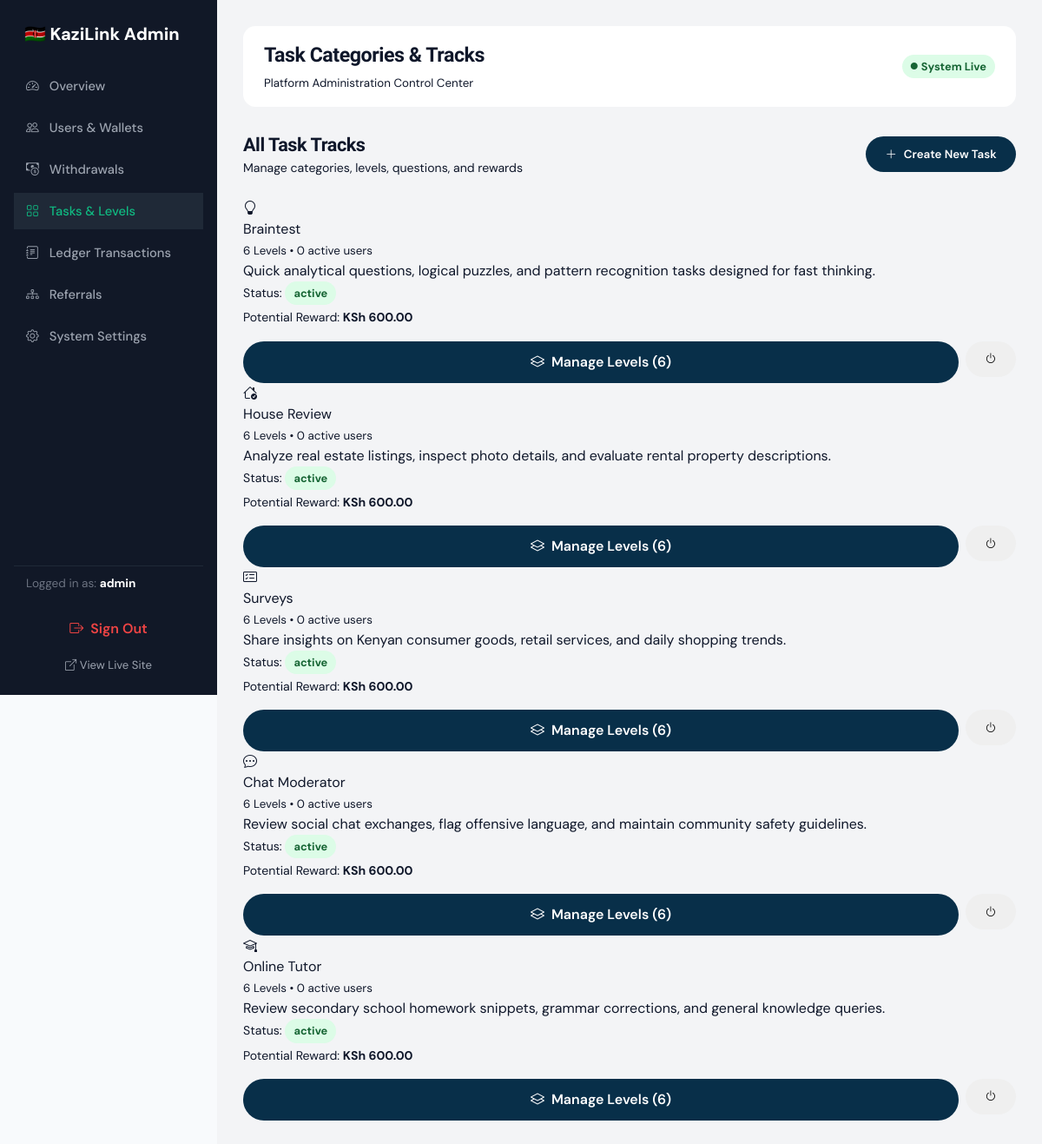
The page /admin/jobs.php (signed in) on the database its author committed.
### tables this page shows
CREATE TABLE `tasks` (
  `id` INT UNSIGNED AUTO_INCREMENT PRIMARY KEY,
  `name` VARCHAR(100) NOT NULL,
  `slug` VARCHAR(100) NOT NULL UNIQUE,
  `description` TEXT NOT NULL,
  `icon` VARCHAR(50) NOT NULL DEFAULT 'bi-clipboard-check',
  `status` ENUM('active', 'inactive') NOT NULL DEFAULT 'active',
  `order_index` INT NOT NULL DEFAULT 0,
  `created_at` DATETIME NOT NULL DEFAULT CURRENT_TIMESTAMP
);

### includes/admin-auth.php (called while the page is built, shortened)
<?php
require_once __DIR__ . '/functions.php';
function isAdminLoggedIn(): bool {
    return !empty($_SESSION['admin_id']);
}
function getLoggedInAdmin(): ?array {
    static $currentAdmin = null;
    if ($currentAdmin === null) {
        $db = getDB();
        $stmt = $db->prepare("SELECT id, username, email, role, status FROM admins WHERE id = ?");
        $stmt->execute([$_SESSION['admin_id']]);
        $admin = $stmt->fetch();
        $currentAdmin = $admin;
    }
    return $currentAdmin;
}
function requireAdminAuth(): void {
    $admin = getLoggedInAdmin();
}

### includes/functions.php (called while the page is built, shortened)
<?php
function getSetting(string $key, $default = null): ?string {
    static $settingsCache = null;
    $db = getDB();
    if ($settingsCache === null) {
        $stmt = $db->query("SELECT setting_key, setting_value FROM settings");
        $settingsCache = [];
        while ($row = $stmt->fetch()) {
            $settingsCache[$row['setting_key']] = $row['setting_value'];
        }
    }
    return $settingsCache[$key] ?? $default;
}
function formatCurrency($amount): string {
    $symbol = getSetting('currency_symbol', 'KSh');
    return $symbol . ' ' . number_format((float)$amount, 2);
}
function e(?string $string): string {
    return htmlspecialchars($string ?? '', ENT_QUOTES, 'UTF-8');
}

### admin/jobs.php (the view, shortened to what this page needs)
<?php
require_once __DIR__ . '/../includes/admin-auth.php';
requireAdminAuth();
$db = getDB();
$sql = "
    SELECT t.*,
           COUNT(l.id) as total_levels,
           SUM(l.reward) as total_rewards,
           (SELECT COUNT(*) FROM user_task_progress utp WHERE utp.task_id = t.id) as active_students
    FROM tasks t
    LEFT JOIN levels l ON t.id = l.task_id
    GROUP BY t.id
    ORDER BY t.order_index ASC, t.id ASC
";
$tasks = $db->query($sql)->fetchAll();
$adminTitle = "Task Categories & Tracks";
require_once __DIR__ . '/includes/admin-header.php';
?>
<div style="display: flex; justify-content: space-between; align-items: center; margin-bottom: 24px;">
  <div>
    <h2 style="font-size: 1.35rem; font-weight: 700; color: var(--dark);">All Task Tracks</h2>
    <p style="color: var(--text-muted); font-size: 0.88rem;">Manage categories, levels, questions, and rewards</p>
  </div>
  <button type="button" class="btn btn-primary btn-sm" onclick="openModal('createTaskModal');">
    <i class="bi bi-plus-lg"></i> Create New Task
  </button>
</div>
<div class="tasks-grid">
  <?php foreach ($tasks as $t): ?>
  <div class="task-card">
    <div>
      <div class="task-card-header">
        <div class="task-icon"><i class="bi <?= e($t['icon']) ?>"></i></div>
        <div>
          <div class="task-name"><?= e($t['name']) ?></div>
          <small style="color: var(--text-muted);"><?= (int)$t['total_levels'] ?> Levels &bull; <?= (int)$t['active_students'] ?> active users</small>
        </div>
      </div>
      <p class="task-desc"><?= e($t['description']) ?></p>
      <div style="margin-bottom: 16px; font-size: 0.88rem;">
        <div>Status:
          <span class="badge badge-<?= $t['status'] === 'active' ? 'success' : 'secondary' ?>">
            <?= e($t['status']) ?>
          </span>
        </div>
        <div style="margin-top: 4px;">Potential Reward: <strong><?= formatCurrency($t['total_rewards'] ?? 0) ?></strong></div>
      </div>
    </div>
    <div>
      <div style="display: flex; gap: 8px;">
        <a href="<?= BASE_URL ?>/admin/levels.php?task_id=<?= $t['id'] ?>" class="btn btn-primary btn-block btn-sm">
          <i class="bi bi-layers"></i> Manage Levels (<?= (int)$t['total_levels'] ?>)
        </a>
        <form method="POST" action="" style="display: inline;">
          <button type="submit" class="btn btn-outline btn-sm" title="Toggle active status">
            <i class="bi bi-power"></i>
          </button>
        </form>
      </div>
    </div>
  </div>
  <?php endforeach; ?>
</div>
<?php require_once __DIR__ . '/includes/admin-footer.php'; ?>

### admin/includes/admin-header.php (shortened to what this page needs)
<?php
require_once __DIR__ . '/../../includes/admin-auth.php';
$currentAdmin = getLoggedInAdmin();
$siteName = getSetting('site_name', 'KaziLink Kenya');
$adminTitle = $adminTitle ?? 'Administration';
?>
<!DOCTYPE html>
<html lang="en">
<head>
  <link rel="stylesheet" href="https://cdn.jsdelivr.net/npm/bootstrap-icons@1.11.3/font/bootstrap-icons.min.css">
  <link rel="stylesheet" href="<?= BASE_URL ?>/assets/css/style.css">
</head>
<body>
<div class="admin-layout">
  <aside class="admin-sidebar">
    <div>
      <div class="admin-brand">
        <span>🇰🇪 KaziLink Admin</span>
      </div>
      <ul class="admin-nav">
        <li>
          <a href="<?= BASE_URL ?>/admin/dashboard.php" class="<?= basename($_SERVER['PHP_SELF']) == 'dashboard.php' ? 'active' : '' ?>">
            <i class="bi bi-speedometer2"></i> Overview
          </a>
        </li>
        <li>
          <a href="<?= BASE_URL ?>/admin/users.php" class="<?= in_array(basename($_SERVER['PHP_SELF']), ['users.php', 'user.php']) ? 'active' : '' ?>">
            <i class="bi bi-people"></i> Users & Wallets
          </a>
        </li>
        <li>
          <a href="<?= BASE_URL ?>/admin/withdrawals.php" class="<?= basename($_SERVER['PHP_SELF']) == 'withdrawals.php' ? 'active' : '' ?>">
            <i class="bi bi-cash-coin"></i> Withdrawals
          </a>
        </li>
        <li>
          <a href="<?= BASE_URL ?>/admin/jobs.php" class="<?= in_array(basename($_SERVER['PHP_SELF']), ['jobs.php', 'levels.php']) ? 'active' : '' ?>">
            <i class="bi bi-grid"></i> Tasks & Levels
          </a>
        </li>
        <li>
          <a href="<?= BASE_URL ?>/admin/transactions.php" class="<?= basename($_SERVER['PHP_SELF']) == 'transactions.php' ? 'active' : '' ?>">
            <i class="bi bi-journal-text"></i> Ledger Transactions
          </a>
        </li>
        <li>
          <a href="<?= BASE_URL ?>/admin/referrals.php" class="<?= basename($_SERVER['PHP_SELF']) == 'referrals.php' ? 'active' : '' ?>">
            <i class="bi bi-diagram-3"></i> Referrals
          </a>
        </li>
        <li>
          <a href="<?= BASE_URL ?>/admin/settings.php" class="<?= basename($_SERVER['PHP_SELF']) == 'settings.php' ? 'active' : '' ?>">
            <i class="bi bi-gear"></i> System Settings
          </a>
        </li>
      </ul>
    </div>
    <div>
      <div style="padding: 10px 14px; font-size: 0.85rem; color: #6b7280; border-top: 1px solid #1f2937; margin-top: 20px;">
        Logged in as: <strong style="color: #fff;"><?= e($currentAdmin['username']) ?></strong>
      </div>
      <a href="<?= BASE_URL ?>/admin/logout.php" class="btn btn-outline btn-sm btn-block" style="color: #ef4444; border-color: #374151; margin-top: 8px;">
        <i class="bi bi-box-arrow-right"></i> Sign Out
      </a>
      <a href="<?= BASE_URL ?>/index.php" target="_blank" style="display: block; text-align: center; margin-top: 8px; font-size: 0.82rem; color: #9ca3af;">
        <i class="bi bi-box-arrow-up-right"></i> View Live Site
      </a>
    </div>
  </aside>
  <main class="admin-main">
    <div class="admin-topbar">
      <div>
        <h1 style="font-size: 1.45rem; font-weight: 800; color: var(--dark); margin-bottom: 2px;"><?= e($adminTitle) ?></h1>
        <small style="color: var(--text-muted);">Platform Administration Control Center</small>
      </div>
      <div style="display: flex; gap: 12px; align-items: center;">
        <span class="badge badge-success"><i class="bi bi-circle-fill" style="font-size: 0.5rem;"></i> System Live</span>
      </div>
    </div>

### assets/css/style.css (style rules this page uses)
:root { --font-sans: "DM Sans", -apple-system, BlinkMacSystemFont, "Segoe UI", Roboto, sans-serif; --font-display: "Bricolage Grotesque", -apple-system, BlinkMacSystemFont, "Segoe UI", sans-serif; --radius: 0.9rem; --radius-lg: var(--radius); --radius-2xl: calc(var(--radius) + 8px); --primary: #082F49; --primary-hover: #0F2D4A; --primary-light: #e0f2fe; --primary-foreground: #ffffff; --secondary: #f0f9ff; --secondary-foreground: #082F49; --background: #f8fafc; --foreground: #0f172a; --card: #ffffff; --card-foreground: #0f172a; --muted: #f1f5f9; --muted-foreground: #64748b; --accent: #f59e0b; --accent-foreground: #78350f; --destructive: #ef4444; --border: #e2e8f0; --input: #cbd5e1; --ring: #082F49; --ink: #071e33; --ink-foreground: #f8fafc; --gradient-hero: radial-gradient(120% 90% at 85% 10%, rgba(14, 116, 144, 0.45), transparent 60%), linear-gradient(160deg, #082F49 0%, #0F2D4A 60%, #05192d 100%); --gradient-gold: linear-gradient(135deg, #fbbf24 0%, #f59e0b 100%); --shadow-card: 0 1px 3px rgba(15, 23, 42, 0.04), 0 12px 32px -16px rgba(8, 47, 73, 0.16); }
*, *::before, *::after { box-sizing: border-box; margin: 0; padding: 0; }
body { background-color: var(--background); color: var(--foreground); font-family: var(--font-sans); line-height: 1.5; -webkit-font-smoothing: antialiased; }
h1, h2, h3, h4, .font-display { font-family: var(--font-display); letter-spacing: -0.02em; }
a { color: inherit; text-decoration: none; }
.btn { border-radius: 999px; justify-content: center; align-items: center; gap: 0.5rem; padding: 0.75rem 1.4rem; font-weight: 600; display: inline-flex; border: none; cursor: pointer; transition: transform 0.15s, opacity 0.15s, background 0.15s; font-family: var(--font-sans); text-align: center; }
.btn-primary { background: var(--primary); color: var(--primary-foreground); }
.btn-block { width: 100%; }
.badge { display: inline-flex; align-items: center; gap: 4px; padding: 4px 10px; border-radius: 999px; font-size: 0.8rem; font-weight: 700; }
.badge-success { background: #dcfce7; color: #166534; }

### admin/includes/admin-header.php (style rules this page uses)
.admin-layout { display: flex; min-height: 100vh; }
.admin-sidebar { width: 250px; background: #111827; color: #9ca3af; padding: 24px 16px; display: flex; flex-direction: column; justify-content: space-between; position: sticky; top: 0; height: 100vh; }
.admin-brand { color: #fff; font-size: 1.25rem; font-weight: 800; margin-bottom: 24px; padding-left: 12px; display: flex; align-items: center; gap: 8px; }
.admin-nav { list-style: none; display: flex; flex-direction: column; gap: 6px; }
.admin-nav a { display: flex; align-items: center; gap: 12px; padding: 10px 14px; border-radius: var(--radius-md); color: #9ca3af; font-weight: 500; font-size: 0.92rem; }
.admin-nav a:hover, .admin-nav a.active { background: #1f2937; color: #10b981; }
.admin-main { flex: 1; padding: 30px; background: #f3f4f6; overflow-x: hidden; }
.admin-topbar { display: flex; justify-content: space-between; align-items: center; margin-bottom: 28px; background: #fff; padding: 16px 24px; border-radius: var(--radius-lg); border: 1px solid var(--border-color); }

### rows shown on the page
tasks: name "Braintest", total_levels "6", active_students "0", description "Quick analytical questions, logical puzzles, and pattern recognition tasks designed for fast thinking.", status "active", total_rewards "KSh 600.00"
tasks: name "House Review", total_levels "6", active_students "0", description "Analyze real estate listings, inspect photo details, and evaluate rental property descriptions.", status "active", total_rewards "KSh 600.00"
tasks: name "Surveys", total_levels "6", active_students "0", description "Share insights on Kenyan consumer goods, retail services, and daily shopping trends.", status "active", total_rewards "KSh 600.00"
tasks: name "Chat Moderator", total_levels "6", active_students "0", description "Review social chat exchanges, flag offensive language, and maintain community safety guidelines.", status "active", total_rewards "KSh 600.00"
tasks: name "Online Tutor", total_levels "6", active_students "0", description "Review secondary school homework snippets, grammar corrections, and general knowledge queries.", status "active", total_rewards "KSh 600.00"

### other values the page prints
$currentAdmin['username'] "admin"
$adminTitle "Task Categories & Tracks"
